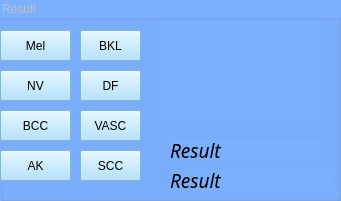
   <widget class="QGroupBox" name="result_box">
    <property name="enabled">
     <bool>false</bool>
    </property>
    <property name="geometry">
     <rect>
      <x>1100</x>
      <y>10</y>
      <width>341</width>
      <height>201</height>
     </rect>
    </property>
    <property name="styleSheet">
     <string notr="true">background-color: rgb(123, 176, 255);font: italic 14pt &quot;Monotype Corsiva&quot;;</string>
    </property>
    <property name="title">
     <string>Result</string>
    </property>
    <widget class="QLabel" name="result_lable">
     <property name="enabled">
      <bool>false</bool>
     </property>
     <property name="geometry">
      <rect>
       <x>170</x>
       <y>170</y>
       <width>161</width>
       <height>21</height>
      </rect>
     </property>
     <property name="font">
      <font>
       <family>Monotype Corsiva</family>
       <pointsize>14</pointsize>
       <weight>50</weight>
       <italic>true</italic>
       <bold>false</bold>
      </font>
     </property>
     <property name="styleSheet">
      <string notr="true">color: rgb(0, 0, 0);font: italic 14pt &quot;Monotype Corsiva&quot;;</string>
     </property>
     <property name="text">
      <string>Result</string>
     </property>
    </widget>
    <widget class="QToolButton" name="scc_2">
     <property name="enabled">
      <bool>false</bool>
     </property>
     <property name="geometry">
      <rect>
       <x>80</x>
       <y>150</y>
       <width>61</width>
       <height>31</height>
      </rect>
     </property>
     <property name="styleSheet">
      <string notr="true">font: italic 14pt &quot;Monotype Corsiva&quot;;
color: rgb(0, 0, 0);
background-color: rgb(158, 221, 255);</string>
     </property>
     <property name="text">
      <string>SCC</string>
     </property>
    </widget>
    <widget class="QToolButton" name="vasc_2">
     <property name="enabled">
      <bool>false</bool>
     </property>
     <property name="geometry">
      <rect>
       <x>80</x>
       <y>110</y>
       <width>61</width>
       <height>31</height>
      </rect>
     </property>
     <property name="styleSheet">
      <string notr="true">font: italic 14pt &quot;Monotype Corsiva&quot;;
color: rgb(0, 0, 0);
background-color: rgb(158, 221, 255);</string>
     </property>
     <property name="text">
      <string>VASC</string>
     </property>
    </widget>
    <widget class="QToolButton" name="bk_2">
     <property name="enabled">
      <bool>false</bool>
     </property>
     <property name="geometry">
      <rect>
       <x>80</x>
       <y>30</y>
       <width>61</width>
       <height>31</height>
      </rect>
     </property>
     <property name="styleSheet">
      <string notr="true">font: italic 14pt &quot;Monotype Corsiva&quot;;
color: rgb(0, 0, 0);
background-color: rgb(158, 221, 255);</string>
     </property>
     <property name="text">
      <string>BKL</string>
     </property>
    </widget>
    <widget class="QToolButton" name="bcc_2">
     <property name="enabled">
      <bool>false</bool>
     </property>
     <property name="geometry">
      <rect>
       <x>0</x>
       <y>110</y>
       <width>71</width>
       <height>31</height>
      </rect>
     </property>
     <property name="styleSheet">
      <string notr="true">font: italic 14pt &quot;Monotype Corsiva&quot;;
color: rgb(0, 0, 0);
background-color: rgb(158, 221, 255);</string>
     </property>
     <property name="text">
      <string>BCC</string>
     </property>
    </widget>
    <widget class="QToolButton" name="df_2">
     <property name="enabled">
      <bool>false</bool>
     </property>
     <property name="geometry">
      <rect>
       <x>80</x>
       <y>70</y>
       <width>61</width>
       <height>31</height>
      </rect>
     </property>
     <property name="styleSheet">
      <string notr="true">font: italic 14pt &quot;Monotype Corsiva&quot;;
color: rgb(0, 0, 0);
background-color: rgb(158, 221, 255);</string>
     </property>
     <property name="text">
      <string>DF</string>
     </property>
    </widget>
    <widget class="QPushButton" name="mel_2">
     <property name="enabled">
      <bool>false</bool>
     </property>
     <property name="geometry">
      <rect>
       <x>0</x>
       <y>30</y>
       <width>71</width>
       <height>31</height>
      </rect>
     </property>
     <property name="styleSheet">
      <string notr="true">font: italic 14pt &quot;Monotype Corsiva&quot;;
color: rgb(0, 0, 0);
background-color: rgb(158, 221, 255);</string>
     </property>
     <property name="text">
      <string>Mel</string>
     </property>
    </widget>
    <widget class="QToolButton" name="nv_2">
     <property name="enabled">
      <bool>false</bool>
     </property>
     <property name="geometry">
      <rect>
       <x>0</x>
       <y>70</y>
       <width>71</width>
       <height>31</height>
      </rect>
     </property>
     <property name="styleSheet">
      <string notr="true">font: italic 14pt &quot;Monotype Corsiva&quot;;
color: rgb(0, 0, 0);
background-color: rgb(158, 221, 255);</string>
     </property>
     <property name="text">
      <string>NV</string>
     </property>
    </widget>
    <widget class="QToolButton" name="ak_2">
     <property name="enabled">
      <bool>false</bool>
     </property>
     <property name="geometry">
      <rect>
       <x>0</x>
       <y>150</y>
       <width>71</width>
       <height>31</height>
      </rect>
     </property>
     <property name="styleSheet">
      <string notr="true">font: italic 14pt &quot;Monotype Corsiva&quot;;
color: rgb(0, 0, 0);
background-color: rgb(158, 221, 255);</string>
     </property>
     <property name="text">
      <string>AK</string>
     </property>
    </widget>
    <widget class="QLabel" name="abcd_4">
     <property name="enabled">
      <bool>false</bool>
     </property>
     <property name="geometry">
      <rect>
       <x>170</x>
       <y>140</y>
       <width>151</width>
       <height>20</height>
      </rect>
     </property>
     <property name="font">
      <font>
       <family>Monotype Corsiva</family>
       <pointsize>14</pointsize>
       <weight>50</weight>
       <italic>true</italic>
       <bold>false</bold>
      </font>
     </property>
     <property name="styleSheet">
      <string notr="true">color: rgb(0, 0, 0);font: italic 14pt &quot;Monotype Corsiva&quot;;</string>
     </property>
     <property name="text">
      <string>Result</string>
     </property>
    </widget>
    <widget class="QLabel" name="dateee">
     <property name="enabled">
      <bool>false</bool>
     </property>
     <property name="geometry">
      <rect>
       <x>160</x>
       <y>20</y>
       <width>161</width>
       <height>101</height>
      </rect>
     </property>
     <property name="font">
      <font>
       <family>Monotype Corsiva</family>
       <pointsize>10</pointsize>
       <weight>50</weight>
       <italic>true</italic>
       <bold>false</bold>
      </font>
     </property>
     <property name="styleSheet">
      <string notr="true">background-color: rgb(123, 176, 255);font: italic 10pt &quot;Monotype Corsiva&quot;;</string>
     </property>
     <property name="text">
      <string/>
     </property>
    </widget>
   </widget>
